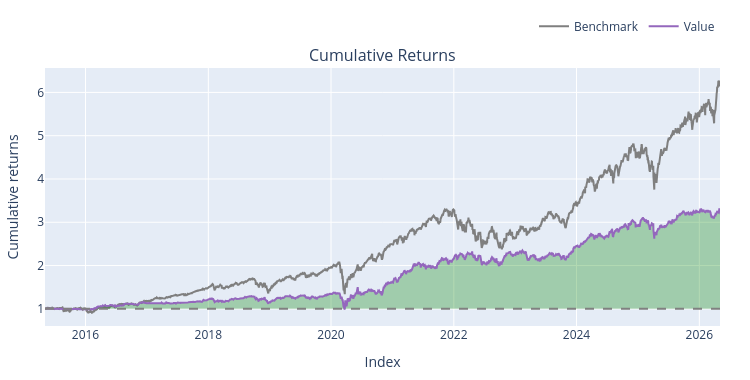

The notebook cell this image was saved under:
### Markdown cell above
### TSI paired with RSI (and exit conditions)

### Code cell
entries = (
    (tsi_df > tsi_signal_df) &
    (tsi_df.shift(1) <= tsi_signal_df.shift(1)) & (rsi_df < 30)).shift(1).fillna(False).astype(bool)
exits = (
    (tsi_df < tsi_signal_df) &
    (tsi_df.shift(1) >= tsi_signal_df.shift(1)) & (rsi_df > 70)).shift(1).fillna(False).astype(bool)

backtest1 = vbt.Portfolio.from_signals(
    close=close_df,
    open = open_df,
    high = high_df,
    low = low_df,
    entries=entries,
    exits=exits,
    init_cash=100_000.0,
    size=0.1,                         
    size_type='percent',
    cash_sharing=True,                 
    group_by=True,                     
    freq='1D',
    fees=0.001,
    sl_stop = 0.10,
       
)

print(backtest1.stats())
backtest1.plot().show()

### Figure 1 — Plotly figure (JSON) as saved in the notebook; plotly's stock layout.template omitted (floating-point values rounded to 4 significant figures; data arrays with more than 128 entries replaced by an {"elided": "..."} marker saying what was removed)
{"data": [{"legendgroup": "0", "line": {"color": "#7f7f7f"}, "name": "Benchmark", "showlegend": true, "type": "scatter", "uid": "a168ee09-0730-440b-9947-3f4cb24714a5", "x": {"elided": "2766 str values"}, "xaxis": "x", "y": {"elided": "2766 float values"}, "yaxis": "y"}, {"hoverinfo": "skip", "legendgroup": "1", "line": {"color": "rgba(0, 0, 0, 0)", "width": 0}, "opacity": 0, "showlegend": false, "type": "scatter", "uid": "8acb2ecb-19c0-4170-9932-d52df7a4977b", "x": {"elided": "2766 str values"}, "xaxis": "x", "y": {"elided": "2766 int values"}, "yaxis": "y"}, {"connectgaps": false, "fill": "tonexty", "fillcolor": "rgba(0, 128, 0, 0.3)", "hoverinfo": "skip", "legendgroup": "1", "line": {"color": "rgba(0, 0, 0, 0)", "width": 0}, "opacity": 0, "showlegend": false, "type": "scatter", "uid": "1896aedc-eb0b-4095-9442-5f10eaa7f197", "x": {"elided": "2766 str values"}, "xaxis": "x", "y": {"elided": "2766 float values"}, "yaxis": "y"}, {"hoverinfo": "skip", "legendgroup": "1", "line": {"color": "rgba(0, 0, 0, 0)", "width": 0}, "opacity": 0, "showlegend": false, "type": "scatter", "uid": "84935f5f-c603-4fc7-91d2-2d4e18872a9b", "x": {"elided": "2766 str values"}, "xaxis": "x", "y": {"elided": "2766 int values"}, "yaxis": "y"}, {"connectgaps": false, "fill": "tonexty", "fillcolor": "rgba(255, 0, 0, 0.3)", "hoverinfo": "skip", "legendgroup": "1", "line": {"color": "rgba(0, 0, 0, 0)", "width": 0}, "opacity": 0, "showlegend": false, "type": "scatter", "uid": "2ccbfff8-4d20-46d3-ab32-00fc5f937ff8", "x": {"elided": "2766 str values"}, "xaxis": "x", "y": {"elided": "2766 float values"}, "yaxis": "y"}, {"legendgroup": "2", "line": {"color": "#9467bd"}, "name": "Value", "showlegend": true, "type": "scatter", "uid": "c8ef94f6-5d0e-4069-9e32-ae410fd891ff", "x": {"elided": "2766 str values"}, "xaxis": "x", "y": {"elided": "2766 float values"}, "yaxis": "y"}, {"hoverinfo": "skip", "legendgroup": "1", "line": {"color": "rgba(0, 0, 0, 0)", "width": 0}, "opacity": 0, "showlegend": false, "type": "scatter", "uid": "0d37c67c-a77f-481a-9254-c4cf2514f144", "x": {"elided": "2766 str values"}, "xaxis": "x", "y": {"elided": "2766 int values"}, "yaxis": "y"}], "layout": {"annotations": [{"font": {"size": 16}, "showarrow": false, "text": "Cumulative Returns", "x": 0.5, "xanchor": "center", "xref": "paper", "y": 1, "yanchor": "bottom", "yref": "paper"}], "height": 380, "legend": {"orientation": "h", "traceorder": "normal", "x": 1, "xanchor": "right", "y": 1.105, "yanchor": "bottom"}, "margin": {"b": 30, "l": 30, "r": 30, "t": 30}, "shapes": [{"line": {"color": "gray", "dash": "dash"}, "type": "line", "x0": 0, "x1": 1, "xref": "paper", "y0": 1, "y1": 1, "yref": "y"}], "showlegend": true, "width": 750, "xaxis": {"anchor": "y", "domain": [0, 1], "title": {"text": "Index"}}, "yaxis": {"anchor": "x", "domain": [0, 1], "title": {"text": "Cumulative returns"}}}}
